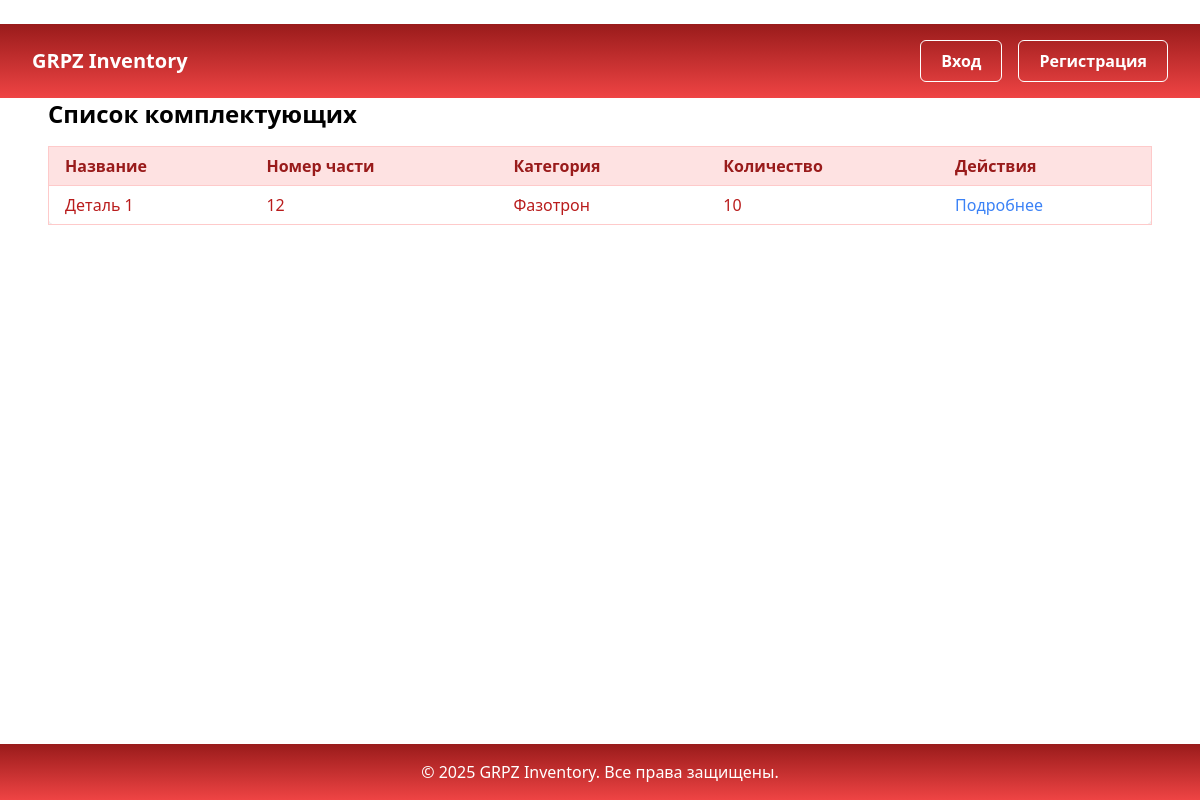
Page /components/ on the committed database.
### components/models.py (models this page shows, shortened)
class Component(models.Model):
    name = models.CharField(max_length=255, verbose_name='Наименование')
    part_number = models.CharField(max_length=50, unique=True, verbose_name='Артикул')
    category = models.CharField(max_length=100, blank=True, verbose_name='Категория')
    description = models.TextField(blank=True, verbose_name='Описание')
    unit = models.CharField(max_length=20, default='шт', verbose_name='Единица измерения')
    barcode = models.CharField(max_length=100, unique=True, blank=True, null=True, verbose_name='Штрих-код')
    quantity = models.PositiveIntegerField(default=0, verbose_name='Количество')
    warehouse = models.ForeignKey('warehouses.Warehouse', on_delete=models.CASCADE, verbose_name='Склад')
    supplier = models.ForeignKey('suppliers.Supplier', on_delete=models.SET_NULL, null=True, blank=True, verbose_name='Поставщик')
    created_at = models.DateTimeField(auto_now_add=True, verbose_name='Дата создания')
    updated_at = models.DateTimeField(auto_now=True, verbose_name='Дата обновления')
    image = models.ImageField(upload_to='components/', blank=True, null=True, verbose_name='Изображение')
    class Meta:
        verbose_name = 'Комплектующее'
        verbose_name_plural = 'Комплектующие'

### components/views.py (the view)
# urls.py: path('', views.component_list, name='component_list'),
def component_list(request):
    components = Component.objects.all()
    return render(request, 'components/list.html', {'components': components})

### components/templates/components/list.html (shortened to what this page needs)
﻿{% extends 'base.html' %}
{% block content %}
<section>
    <h2 class="mb-4 text-2xl font-semibold text-black">Список комплектующих</h2>
    <div class="overflow-x-auto">
        <table class="min-w-full rounded-lg border border-red-200 bg-white shadow-md">
            <thead>
                <tr class="bg-red-100">
                    <th class="px-4 py-2 text-left font-semibold text-red-800">Название</th>
                    <th class="px-4 py-2 text-left font-semibold text-red-800">Номер части</th>
                    <th class="px-4 py-2 text-left font-semibold text-red-800">Категория</th>
                    <th class="px-4 py-2 text-left font-semibold text-red-800">Количество</th>
                    <th class="px-4 py-2 text-left font-semibold text-red-800">Действия</th>
                </tr>
            </thead>
            <tbody>
                {% for component in components %}
                <tr class="border-t border-red-200">
                    <td class="px-4 py-2 text-red-700">{{ component.name }}</td>
                    <td class="px-4 py-2 text-red-700">{{ component.part_number }}</td>
                    <td class="px-4 py-2 text-red-700">{{ component.category }}</td>
                    <td class="px-4 py-2 text-red-700">{{ component.quantity }}</td>
                    <td class="px-4 py-2 text-red-700">
                        <a href="{% url 'components:component_detail' component.pk %}" class="text-blue-500 hover:underline">Подробнее</a>
                    </td>
                </tr>
                {% endfor %}
            </tbody>
        </table>
    </div>
</section>
{% endblock %}

### static/css/styles.css (style rules this page uses)
.flex { display: flex; }
.min-h-screen { min-height: 100vh; }
.min-w-full { min-width: 100%; }
.flex-col { flex-direction: column; }
.overflow-x-auto { overflow-x: auto; }
.border { border-style: var(--tw-border-style); border-width: 1px; }
.border-t { border-top-style: var(--tw-border-style); border-top-width: 1px; }
.text-left { text-align: left; }

### rows in the picture
Component: name "Деталь 1", part_number "12", category "Фазотрон", quantity "10"
